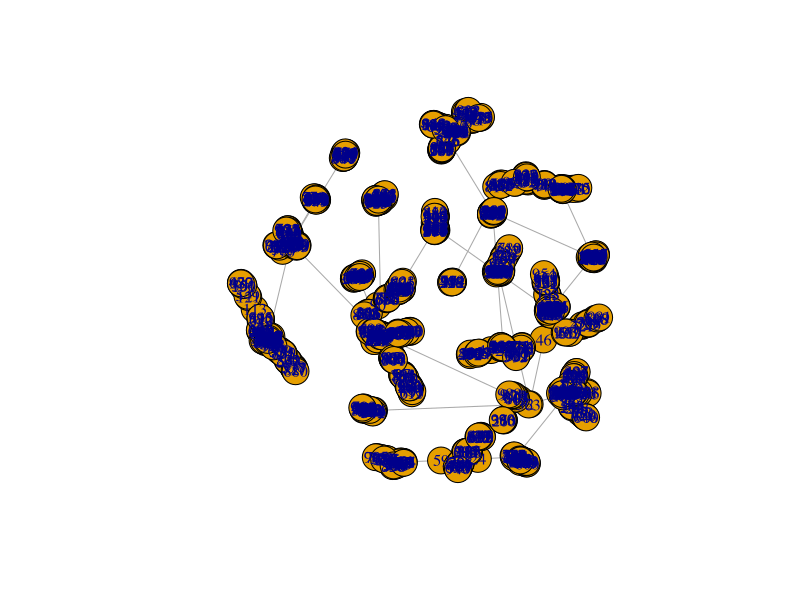

Here is the R script that generated this plot: (Note: a time limit stopped this script after it produced the figure.)
library(igraph)

# (a) create network
num_node = 1000
m = 1
g = barabasi.game(num_node, m, directed=FALSE)
plot(g)

# (b) random walk
netrw = function(g, steps, node_start){
    curr = node_start
    distance = c()
    if (length(neighbors(g, curr)) == 0){
        distance = c(distance, 0)
        return (distance)
    }
    while (length(distance) < steps){
        if (length(neighbors(g, curr)) == 1){
            curr = neighbors(g,curr)
            distance = c(distance, distances(g, v=node_start, to=curr))
        } 
        else{
            curr = sample(neighbors(g,curr), 1)
            distance = c(distance, distances(g, v=node_start, to=curr))
        }
    }
    return (distance)
}

len_max = 0
num = 250
steps = 200
dist_list = array(0, c(num, steps))

for (i in (1:num)){
    node_start = sample((1:num_node), 1)
    distance = netrw(g, steps, node_start)
    dist_len = length(distance)
    len_max = max(len_max, dist_len)
    if (dist_len != 0){
        dist_list[i, 1:dist_len] = distance
    }
}

avg = rep(NA, len_max)
std = rep(NA, len_max)
for (t in (1:len_max)){
    s = dist_list[, t]
    s = s[s!=0]
    avg[t] = mean(s)
    std[t] = sd(s)
}

plot((1:length(avg)), avg, xlab="Number of Steps", ylab="Average Distance", type="o", col="blue")

plot((1:length(std)), std, xlab="Number of Steps", ylab="Standard Deviation", type="o", col="blue")

# (c) degree distribution
netrw_degree = function(g, steps, node_start){
    curr = node_start
    distance = c()
    if (length(neighbors(g, curr)) == 0){
        return (curr)
    }
    while (length(distance) < steps){
        if (length(neighbors(g, curr)) == 1){
            curr = neighbors(g,curr)
            distance = c(distance, distances(g, v=node_start, to=curr))
        } 
        else{
            curr = sample(neighbors(g,curr), 1)
            distance = c(distance, distances(g, v=node_start, to=curr))
        }
    }
    return (curr)
}

deg = c()
for (i in (1:num)){
    node_start = sample((1:num_node), 1)
    node_end = netrw_degree(g, steps, node_start)
    deg = c(deg, degree(g, node_end))
}

h = hist(deg, breaks=seq(-0.5, by=1 , length.out=max(deg)+3), xlab="Degree", ylab="Frequency", main="End node degree")
plt = data.frame(x = h$mids, y = h$density)
plot(plt, xlab = "Degree", ylab = "Frequency", type="o", col="blue", main="End node degree")
plot(degree.distribution(g), xlab = "Degree", ylab = "Frequency", type="o", col="blue", main="Graph degree")

# (d) repeat (b) with 100 and 10000 nodes
# see next .r file
